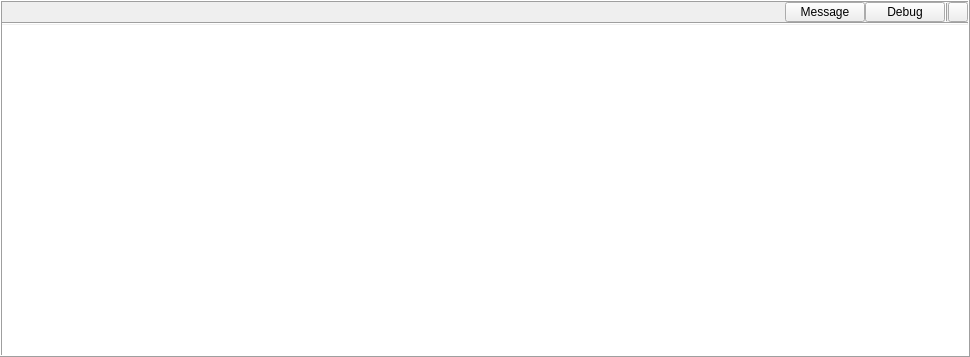
<?xml version="1.0" encoding="UTF-8"?>
<ui version="4.0">
 <class>MessageBoxView</class>
 <widget class="QWidget" name="MessageBoxView">
  <property name="geometry">
   <rect>
    <x>0</x>
    <y>0</y>
    <width>970</width>
    <height>357</height>
   </rect>
  </property>
  <property name="sizePolicy">
   <sizepolicy hsizetype="Fixed" vsizetype="Fixed">
    <horstretch>0</horstretch>
    <verstretch>0</verstretch>
   </sizepolicy>
  </property>
  <property name="windowTitle">
   <string>Form</string>
  </property>
  <layout class="QGridLayout" name="gridLayout">
   <property name="leftMargin">
    <number>0</number>
   </property>
   <property name="topMargin">
    <number>0</number>
   </property>
   <property name="rightMargin">
    <number>0</number>
   </property>
   <property name="bottomMargin">
    <number>0</number>
   </property>
   <property name="spacing">
    <number>0</number>
   </property>
   <item row="0" column="0">
    <widget class="QFrame" name="frame">
     <property name="frameShape">
      <enum>QFrame::Box</enum>
     </property>
     <property name="frameShadow">
      <enum>QFrame::Raised</enum>
     </property>
     <layout class="QVBoxLayout" name="verticalLayout">
      <property name="spacing">
       <number>0</number>
      </property>
      <property name="leftMargin">
       <number>0</number>
      </property>
      <property name="topMargin">
       <number>0</number>
      </property>
      <property name="rightMargin">
       <number>0</number>
      </property>
      <property name="bottomMargin">
       <number>0</number>
      </property>
      <item>
       <widget class="QWidget" name="widget_button" native="true">
        <property name="minimumSize">
         <size>
          <width>20</width>
          <height>20</height>
         </size>
        </property>
        <property name="maximumSize">
         <size>
          <width>16777215</width>
          <height>20</height>
         </size>
        </property>
        <property name="layoutDirection">
         <enum>Qt::RightToLeft</enum>
        </property>
        <layout class="QHBoxLayout" name="horizontalLayout">
         <property name="spacing">
          <number>0</number>
         </property>
         <property name="leftMargin">
          <number>0</number>
         </property>
         <property name="topMargin">
          <number>0</number>
         </property>
         <property name="rightMargin">
          <number>0</number>
         </property>
         <property name="bottomMargin">
          <number>0</number>
         </property>
         <item>
          <widget class="QPushButton" name="btn_message_status">
           <property name="minimumSize">
            <size>
             <width>20</width>
             <height>20</height>
            </size>
           </property>
           <property name="maximumSize">
            <size>
             <width>20</width>
             <height>20</height>
            </size>
           </property>
           <property name="layoutDirection">
            <enum>Qt::LeftToRight</enum>
           </property>
           <property name="text">
            <string/>
           </property>
          </widget>
         </item>
         <item>
          <widget class="Line" name="line_2">
           <property name="frameShadow">
            <enum>QFrame::Raised</enum>
           </property>
           <property name="orientation">
            <enum>Qt::Vertical</enum>
           </property>
          </widget>
         </item>
         <item>
          <widget class="QPushButton" name="btn_msg_debug">
           <property name="minimumSize">
            <size>
             <width>0</width>
             <height>20</height>
            </size>
           </property>
           <property name="maximumSize">
            <size>
             <width>16777215</width>
             <height>20</height>
            </size>
           </property>
           <property name="text">
            <string>Debug</string>
           </property>
          </widget>
         </item>
         <item>
          <widget class="QPushButton" name="btn_msg_message">
           <property name="styleSheet">
            <string notr="true"/>
           </property>
           <property name="text">
            <string>Message</string>
           </property>
          </widget>
         </item>
         <item>
          <spacer name="horizontalSpacer">
           <property name="orientation">
            <enum>Qt::Horizontal</enum>
           </property>
           <property name="sizeHint" stdset="0">
            <size>
             <width>777</width>
             <height>17</height>
            </size>
           </property>
          </spacer>
         </item>
        </layout>
        <zorder>btn_message_status</zorder>
        <zorder>line_2</zorder>
        <zorder>btn_msg_message</zorder>
        <zorder>btn_msg_debug</zorder>
       </widget>
      </item>
      <item>
       <widget class="Line" name="line">
        <property name="orientation">
         <enum>Qt::Horizontal</enum>
        </property>
       </widget>
      </item>
      <item>
       <widget class="QWidget" name="widget_message" native="true">
        <property name="enabled">
         <bool>true</bool>
        </property>
        <property name="sizePolicy">
         <sizepolicy hsizetype="Ignored" vsizetype="Ignored">
          <horstretch>0</horstretch>
          <verstretch>50</verstretch>
         </sizepolicy>
        </property>
        <property name="minimumSize">
         <size>
          <width>0</width>
          <height>0</height>
         </size>
        </property>
        <property name="maximumSize">
         <size>
          <width>16777215</width>
          <height>16777215</height>
         </size>
        </property>
        <property name="baseSize">
         <size>
          <width>0</width>
          <height>0</height>
         </size>
        </property>
        <layout class="QVBoxLayout" name="verticalLayout_2">
         <property name="spacing">
          <number>0</number>
         </property>
         <property name="leftMargin">
          <number>0</number>
         </property>
         <property name="topMargin">
          <number>0</number>
         </property>
         <property name="rightMargin">
          <number>0</number>
         </property>
         <property name="bottomMargin">
          <number>0</number>
         </property>
         <item>
          <widget class="QStackedWidget" name="stackedWidget">
           <property name="frameShadow">
            <enum>QFrame::Sunken</enum>
           </property>
           <property name="lineWidth">
            <number>0</number>
           </property>
           <property name="currentIndex">
            <number>0</number>
           </property>
           <widget class="QWidget" name="page_msg_debug">
            <layout class="QVBoxLayout" name="verticalLayout_3">
             <property name="spacing">
              <number>0</number>
             </property>
             <property name="leftMargin">
              <number>0</number>
             </property>
             <property name="topMargin">
              <number>0</number>
             </property>
             <property name="rightMargin">
              <number>0</number>
             </property>
             <property name="bottomMargin">
              <number>0</number>
             </property>
             <item>
              <widget class="QTableView" name="tableView_debug">
               <property name="frameShape">
                <enum>QFrame::NoFrame</enum>
               </property>
               <property name="lineWidth">
                <number>0</number>
               </property>
              </widget>
             </item>
            </layout>
           </widget>
           <widget class="QWidget" name="page_msg_detect">
            <layout class="QVBoxLayout" name="verticalLayout_4">
             <property name="spacing">
              <number>0</number>
             </property>
             <property name="leftMargin">
              <number>0</number>
             </property>
             <property name="topMargin">
              <number>0</number>
             </property>
             <property name="rightMargin">
              <number>0</number>
             </property>
             <property name="bottomMargin">
              <number>0</number>
             </property>
             <item>
              <widget class="QTableView" name="tableView_detect">
               <property name="sizePolicy">
                <sizepolicy hsizetype="Preferred" vsizetype="Preferred">
                 <horstretch>0</horstretch>
                 <verstretch>0</verstretch>
                </sizepolicy>
               </property>
               <property name="layoutDirection">
                <enum>Qt::LeftToRight</enum>
               </property>
               <property name="frameShape">
                <enum>QFrame::NoFrame</enum>
               </property>
               <property name="lineWidth">
                <number>0</number>
               </property>
               <property name="verticalScrollBarPolicy">
                <enum>Qt::ScrollBarAsNeeded</enum>
               </property>
               <property name="horizontalScrollBarPolicy">
                <enum>Qt::ScrollBarAlwaysOff</enum>
               </property>
               <property name="sizeAdjustPolicy">
                <enum>QAbstractScrollArea::AdjustIgnored</enum>
               </property>
               <property name="editTriggers">
                <set>QAbstractItemView::NoEditTriggers</set>
               </property>
               <property name="textElideMode">
                <enum>Qt::ElideLeft</enum>
               </property>
               <property name="gridStyle">
                <enum>Qt::NoPen</enum>
               </property>
               <attribute name="horizontalHeaderVisible">
                <bool>false</bool>
               </attribute>
               <attribute name="horizontalHeaderMinimumSectionSize">
                <number>20</number>
               </attribute>
               <attribute name="horizontalHeaderHighlightSections">
                <bool>false</bool>
               </attribute>
               <attribute name="horizontalHeaderShowSortIndicator" stdset="0">
                <bool>false</bool>
               </attribute>
               <attribute name="horizontalHeaderStretchLastSection">
                <bool>true</bool>
               </attribute>
               <attribute name="verticalHeaderVisible">
                <bool>false</bool>
               </attribute>
              </widget>
             </item>
            </layout>
           </widget>
          </widget>
         </item>
        </layout>
       </widget>
      </item>
     </layout>
    </widget>
   </item>
  </layout>
 </widget>
 <resources/>
 <connections/>
</ui>
